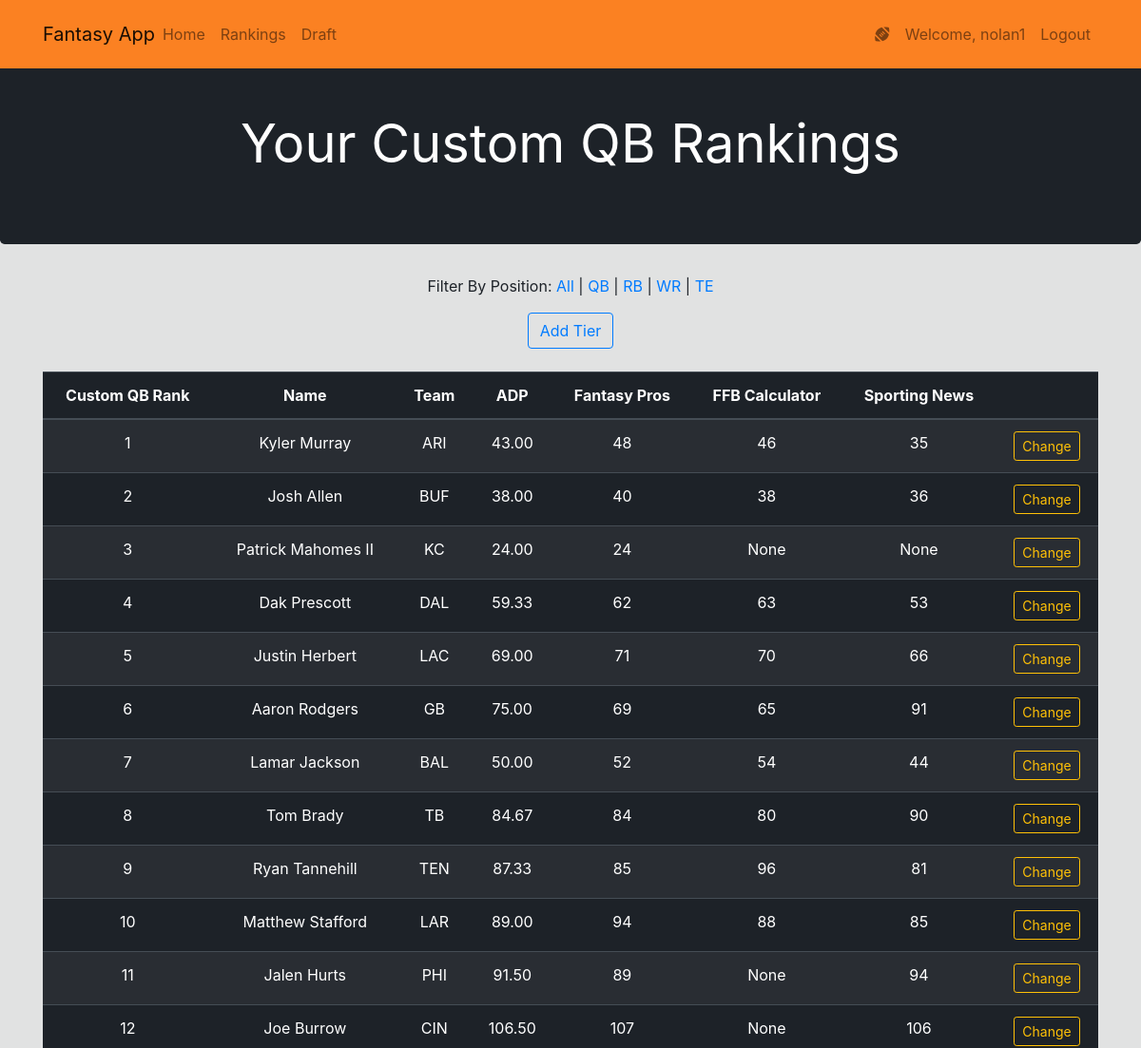
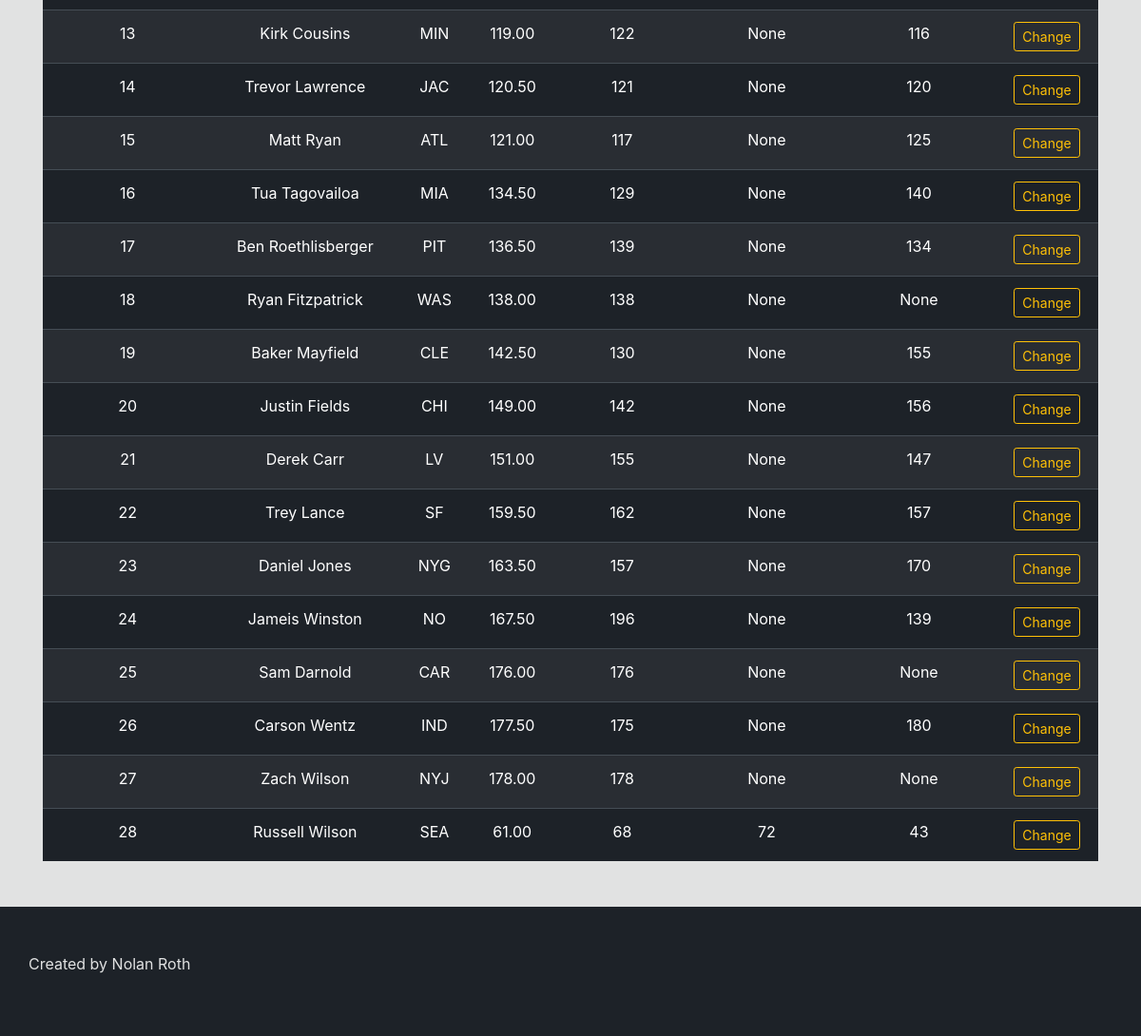
/rankings/qb (signed in), run on the app's committed database (2 pictures, top to bottom).
### website/models.py (models this page shows, shortened)
class User(db.Model, UserMixin):
    id = db.Column(db.Integer(), primary_key=True)
    username = db.Column(db.String(length=30), nullable=False, unique=True)
    email_address = db.Column(db.String(length=50), nullable=False, unique=True)
    password_hash = db.Column(db.String(length=60), nullable=False)
    """tier1_cutoff = db.Column(db.Integer(), nullable=False)
    tier2_cutoff = db.Column(db.Integer())
    tier3_cutoff = db.Column(db.Integer())
    tier4_cutoff = db.Column(db.Integer())
    tier5_cutoff = db.Column(db.Integer())
    tier6_cutoff = db.Column(db.Integer())
    tier7_cutoff = db.Column(db.Integer())
    tier8_cutoff = db.Column(db.Integer())
    tier9_cutoff = db.Column(db.Integer())
    tier10_cutoff = db.Column(db.Integer())
    tier11_cutoff = db.Column(db.Integer())
    tier12_cutoff = db.Column(db.Integer())"""
    @property
    def password(self):
        return self.password

class Player(db.Model):
    id = db.Column(db.Integer(), primary_key=True)
    rank = db.Column(db.Integer())
    name = db.Column(db.String(length=40), nullable=False, unique=True)
    position = db.Column(db.String(length=3), nullable=False)
    team = db.Column(db.String(length=4))
    adp = db.Column(db.DECIMAL(3,2))
    fp_rank = db.Column(db.Integer())
    ffb_calc_rank = db.Column(db.Integer())
    sport_news_rank = db.Column(db.Integer())
    position_rank = db.Column(db.Integer())

### website/routes.py (the view, shortened to what this page needs)
@app.route('/rankings/qb', methods=['GET', 'POST'])
@login_required
def qb_rankings_page():
    swap_pos_rank_form = SwapPosRankForm()
    add_tier_form = AddTierForm()
    qb_players = db.session.query(Player, Rank.custom_rank, Rank.custom_tier, Rank.custom_pos_rank).join(
        Rank, Player.id == Rank.player_id).filter(
        Rank.user_id == current_user.id,
        Player.position == 'QB').order_by(
        Rank.custom_rank).all()
    max_qb_tier = qb_players[-1].custom_tier
    return render_template('qb_rankings.html', players=qb_players, swap_pos_rank_form=swap_pos_rank_form,
        max_tier=max_qb_tier, add_tier_form=add_tier_form)

### website/models.py (called while the page is built)
@login_manager.user_loader
def load_user(user_id):
    return User.query.get(int(user_id))

### website/templates/qb_rankings.html
{% extends 'pos_rankings.html' %}
{% block h1 %}
	QB
{% endblock %}
{% block p %}
	QB
{% endblock %}

### website/templates/pos_rankings.html (shortened to what this page needs)
{% extends 'base.html' %}
{% block content %}
	<div class="jumbotron text-center" style="color:white; background-color:#1D2228;">
	   <div class=" mx-auto my-1">
	       <h1 class="display-4 font-weight-normal" style="color: white">Your Custom {% block h1 %} {% endblock %} Rankings</h1>
	   </div>
	</div>
	<div class="container">
		<div class="text-center row">
			<p style=""class="col">Filter By Position: <a href="{{ url_for('rankings_page') }}">All</a> | <a href="{{ url_for('qb_rankings_page') }}">QB</a> | <a href="{{ url_for('rb_rankings_page') }}">RB</a> | <a href="{{ url_for('wr_rankings_page') }}">WR</a> | <a href="{{ url_for('te_rankings_page') }}">TE</a>
			</p>
		</div>
		<div class="row">
			<div class="col text-center">
				<button class="btn btn-outline-primary" data-toggle="modal" data-target="#Modal-AddTier-{{ max_tier }}">Add Tier</button>
			</div>
		</div>
		<br>
		<table class="table table-hover table-striped table-dark" style="background-color: #1D2228">
			<thead>
				<tr>
					<th scope="col" class="text-center">Custom {% block p %} {% endblock %} Rank</th>
					<th scope="col" class="text-center">Name</th>
					<th scope="col" class="text-center">Team</th>
					<th scope="col" class="text-center">ADP</th>
					<th scope="col" class="text-center">Fantasy Pros</th>
					<th scope="col" class="text-center">FFB Calculator</th>
					<th scope="col" class="text-center">Sporting News</th>
					<th scope="col" class="text-center"></th>
				</tr>
			</thead>
			<tbody>
				{% for player in players %}
					<tr class="player-row" id="{{ player.id }}-row">
						<td class="text-center custom-rank" form="player-form">{{ player.custom_pos_rank }}</td>
						<td class="text-center">{{ player[0].name }}</td>
						<td class="text-center">{{ player[0].team }}</td>
						<td class="text-center">{{ player[0].adp }}</td>
						<td class="text-center">{{ player[0].fp_rank }}</td>
						<td class="text-center">{{ player[0].ffb_calc_rank }}</td>
						<td class="text-center">{{ player[0].sport_news_rank }}</td>
						<td class="text-center">
								<button class="btn btn-outline btn-outline-warning btn-sm" data-toggle="modal" data-target="#Modal-SwapPosRank-{{ player[0].id }}">Change</button>
						</td>
					</tr>
				{% endfor %}
			</tbody>
		</table>
	</div>
{% endblock %}

### website/templates/base.html (shortened to what this page needs)
<!doctype html>
<html lang="en">
	<head>
		<link rel="stylesheet" href="https://cdn.jsdelivr.net/npm/bootstrap@4.5.3/dist/css/bootstrap.min.css">
	</head>
	<body style="background-color: #E1E2E2; color:  #1D2228; padding: 50px 0px 0px 0px; z-index: 0;">
		<nav class="py-3 navbar navbar-expand-sm navbar-light fixed-top" style="background-color: #FB8122;">
			<div class="container">
				<a class="navbar-brand mr-auto" href="{{ url_for('home_page') }}">Fantasy App</a>
				<div class="collapse navbar-collapse" id="navbarNav">
					<ul class="navbar-nav mr-auto">
						<li class="nav-item">
							<a class="nav-link" href="{{ url_for('home_page') }}">Home <span class="sr-only">(current)</span></a>
						</li>
						<li class="nav-item">
							<a class="nav-link" href="{{ url_for('rankings_page') }}">Rankings</a>
						</li>
						<li class="nav-item">
							<a class="nav-link" href="{{ url_for('draft_page') }}">Draft</a>
						</li>
					</ul>
					{% if current_user.is_authenticated %}
					<ul class="navbar-nav">
						<li class="nav-item">
							<a class="nav-link">
								<i class="fas fa-football-ball"></i>
							</a>
						</li>
						<li class="nav-item">
							<a class="nav-link">Welcome, {{ current_user.username }}</a>
						</li>
						<li class="nav-item">
							<a class="nav-link" href="{{ url_for('logout_page') }}">Logout</a>
						</li>
					</ul>
				{% endif %}
			</div>
		</nav>
	{% block content %}
	{% endblock %}
	<footer class="footer py-5 mt-5" style="background-color: #1D2228;">
		<div class="container">
			<div class="row">
				<p style="color: #E1E2E2">Created by Nolan Roth</p>
			</div>
		</div>
	</footer>
</body>
</html>

### website/templates/base.html (style rules this page uses)
label, h1, h6 { color: #1D2228; }

### data on the page
User: username "nolan1"
Player: custom_pos_rank "1", name "Kyler Murray", team "ARI", adp "43.00", fp_rank "48", ffb_calc_rank "46", sport_news_rank "35"
Player: custom_pos_rank "2", name "Josh Allen", team "BUF", adp "38.00", fp_rank "40", ffb_calc_rank "38", sport_news_rank "36"
Player: custom_pos_rank "3", name "Patrick Mahomes II", team "KC", adp "24.00", fp_rank "24", ffb_calc_rank "None", sport_news_rank "None"
Player: custom_pos_rank "4", name "Dak Prescott", team "DAL", adp "59.33", fp_rank "62", ffb_calc_rank "63", sport_news_rank "53"
Player: custom_pos_rank "5", name "Justin Herbert", team "LAC", adp "69.00", fp_rank "71", ffb_calc_rank "70", sport_news_rank "66"
Player: custom_pos_rank "6", name "Aaron Rodgers", team "GB", adp "75.00", fp_rank "69", ffb_calc_rank "65", sport_news_rank "91"
Player: custom_pos_rank "7", name "Lamar Jackson", team "BAL", adp "50.00", fp_rank "52", ffb_calc_rank "54", sport_news_rank "44"
Player: custom_pos_rank "8", name "Tom Brady", team "TB", adp "84.67", fp_rank "84", ffb_calc_rank "80", sport_news_rank "90"
Player: custom_pos_rank "9", name "Ryan Tannehill", team "TEN", adp "87.33", fp_rank "85", ffb_calc_rank "96", sport_news_rank "81"
Player: custom_pos_rank "10", name "Matthew Stafford", team "LAR", adp "89.00", fp_rank "94", ffb_calc_rank "88", sport_news_rank "85"
Player: custom_pos_rank "11", name "Jalen Hurts", team "PHI", adp "91.50", fp_rank "89", ffb_calc_rank "None", sport_news_rank "94"
Player: custom_pos_rank "12", name "Joe Burrow", team "CIN", adp "106.50", fp_rank "107", ffb_calc_rank "None", sport_news_rank "106"
Player: custom_pos_rank "13", name "Kirk Cousins", team "MIN", adp "119.00", fp_rank "122", ffb_calc_rank "None", sport_news_rank "116"
Player: custom_pos_rank "14", name "Trevor Lawrence", team "JAC", adp "120.50", fp_rank "121", ffb_calc_rank "None", sport_news_rank "120"
Player: custom_pos_rank "15", name "Matt Ryan", team "ATL", adp "121.00", fp_rank "117", ffb_calc_rank "None", sport_news_rank "125"
Player: custom_pos_rank "16", name "Tua Tagovailoa", team "MIA", adp "134.50", fp_rank "129", ffb_calc_rank "None", sport_news_rank "140"
Player: custom_pos_rank "17", name "Ben Roethlisberger", team "PIT", adp "136.50", fp_rank "139", ffb_calc_rank "None", sport_news_rank "134"
Player: custom_pos_rank "18", name "Ryan Fitzpatrick", team "WAS", adp "138.00", fp_rank "138", ffb_calc_rank "None", sport_news_rank "None"
Player: custom_pos_rank "19", name "Baker Mayfield", team "CLE", adp "142.50", fp_rank "130", ffb_calc_rank "None", sport_news_rank "155"
Player: custom_pos_rank "20", name "Justin Fields", team "CHI", adp "149.00", fp_rank "142", ffb_calc_rank "None", sport_news_rank "156"
Player: custom_pos_rank "21", name "Derek Carr", team "LV", adp "151.00", fp_rank "155", ffb_calc_rank "None", sport_news_rank "147"
Player: custom_pos_rank "22", name "Trey Lance", team "SF", adp "159.50", fp_rank "162", ffb_calc_rank "None", sport_news_rank "157"
Player: custom_pos_rank "23", name "Daniel Jones", team "NYG", adp "163.50", fp_rank "157", ffb_calc_rank "None", sport_news_rank "170"
Player: custom_pos_rank "24", name "Jameis Winston", team "NO", adp "167.50", fp_rank "196", ffb_calc_rank "None", sport_news_rank "139"
Player: custom_pos_rank "25", name "Sam Darnold", team "CAR", adp "176.00", fp_rank "176", ffb_calc_rank "None", sport_news_rank "None"
Player: custom_pos_rank "26", name "Carson Wentz", team "IND", adp "177.50", fp_rank "175", ffb_calc_rank "None", sport_news_rank "180"
Player: custom_pos_rank "27", name "Zach Wilson", team "NYJ", adp "178.00", fp_rank "178", ffb_calc_rank "None", sport_news_rank "None"
Player: custom_pos_rank "28", name "Russell Wilson", team "SEA", adp "61.00", fp_rank "68", ffb_calc_rank "72", sport_news_rank "43"
